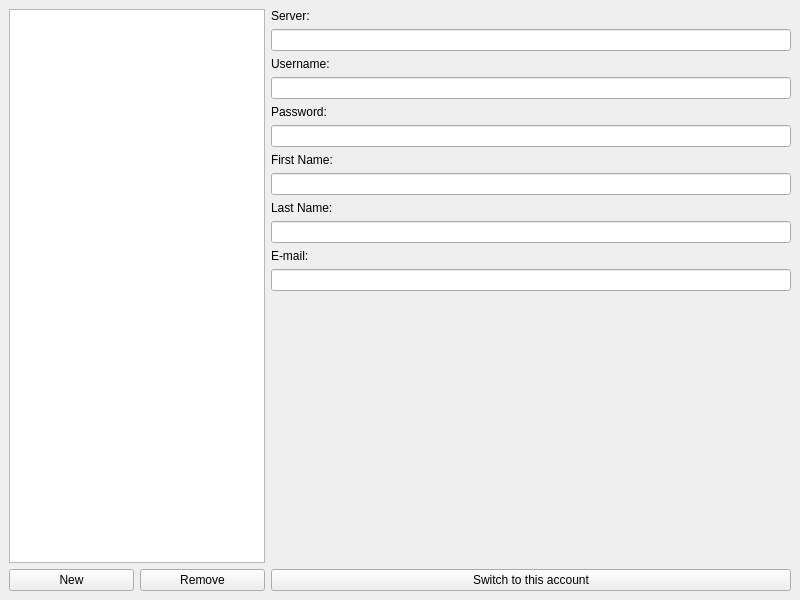
<?xml version="1.0" encoding="UTF-8"?>
<ui version="4.0">
 <class>AccountWindow</class>
 <widget class="QMainWindow" name="AccountWindow">
  <property name="geometry">
   <rect>
    <x>0</x>
    <y>0</y>
    <width>800</width>
    <height>600</height>
   </rect>
  </property>
  <property name="windowTitle">
   <string>MainWindow</string>
  </property>
  <widget class="QWidget" name="centralwidget">
   <layout class="QHBoxLayout" name="horizontalLayout">
    <item>
     <layout class="QGridLayout" name="gridLayout">
      <item row="1" column="0">
       <widget class="QPushButton" name="new_pb">
        <property name="text">
         <string>New</string>
        </property>
       </widget>
      </item>
      <item row="1" column="1">
       <widget class="QPushButton" name="remove_pb">
        <property name="text">
         <string>Remove</string>
        </property>
       </widget>
      </item>
      <item row="0" column="0" colspan="2">
       <widget class="QTreeView" name="userList_treeView">
        <property name="editTriggers">
         <set>QAbstractItemView::EditTrigger::NoEditTriggers</set>
        </property>
        <property name="headerHidden">
         <bool>true</bool>
        </property>
       </widget>
      </item>
     </layout>
    </item>
    <item>
     <layout class="QVBoxLayout" name="verticalLayout">
      <item>
       <widget class="QLabel" name="label">
        <property name="text">
         <string>Server:</string>
        </property>
        <property name="buddy">
         <cstring>server</cstring>
        </property>
       </widget>
      </item>
      <item>
       <widget class="QLineEdit" name="server"/>
      </item>
      <item>
       <widget class="QLabel" name="label_2">
        <property name="text">
         <string>Username:</string>
        </property>
        <property name="buddy">
         <cstring>username</cstring>
        </property>
       </widget>
      </item>
      <item>
       <widget class="QLineEdit" name="username"/>
      </item>
      <item>
       <widget class="QLabel" name="label_3">
        <property name="text">
         <string>Password:</string>
        </property>
        <property name="buddy">
         <cstring>password</cstring>
        </property>
       </widget>
      </item>
      <item>
       <widget class="QLineEdit" name="password">
        <property name="echoMode">
         <enum>QLineEdit::EchoMode::Password</enum>
        </property>
       </widget>
      </item>
      <item>
       <widget class="QLabel" name="label_6">
        <property name="text">
         <string>First Name:</string>
        </property>
        <property name="buddy">
         <cstring>firstName</cstring>
        </property>
       </widget>
      </item>
      <item>
       <widget class="QLineEdit" name="firstName"/>
      </item>
      <item>
       <widget class="QLabel" name="label_5">
        <property name="text">
         <string>Last Name:</string>
        </property>
        <property name="buddy">
         <cstring>lastName</cstring>
        </property>
       </widget>
      </item>
      <item>
       <widget class="QLineEdit" name="lastName"/>
      </item>
      <item>
       <widget class="QLabel" name="label_4">
        <property name="text">
         <string>E-mail:</string>
        </property>
        <property name="buddy">
         <cstring>email</cstring>
        </property>
       </widget>
      </item>
      <item>
       <widget class="QLineEdit" name="email"/>
      </item>
      <item>
       <spacer name="verticalSpacer">
        <property name="orientation">
         <enum>Qt::Orientation::Vertical</enum>
        </property>
        <property name="sizeHint" stdset="0">
         <size>
          <width>20</width>
          <height>40</height>
         </size>
        </property>
       </spacer>
      </item>
      <item>
       <widget class="QPushButton" name="activate">
        <property name="text">
         <string>Switch to this account</string>
        </property>
       </widget>
      </item>
     </layout>
    </item>
   </layout>
  </widget>
  <widget class="QMenuBar" name="menubar">
   <property name="geometry">
    <rect>
     <x>0</x>
     <y>0</y>
     <width>800</width>
     <height>26</height>
    </rect>
   </property>
  </widget>
 </widget>
 <resources/>
 <connections/>
</ui>
